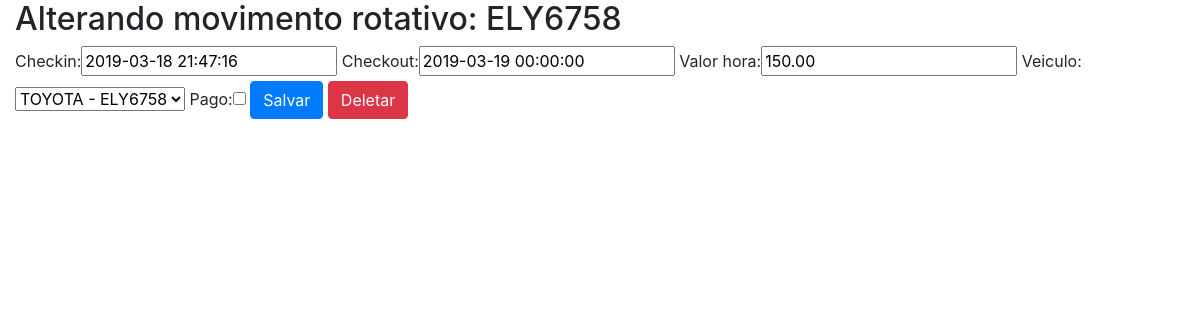
The page /sistema/mov-rot-update/4/ (signed in) on the database its author committed.
### core/models.py (models this page shows, shortened)
class MovRotativo(models.Model):
    checkin = models.DateTimeField(auto_now=False)
    checkout = models.DateTimeField(auto_now=False, blank=True, null=True)
    valor_hora = models.DecimalField(max_digits=5, decimal_places=2)
    veiculo = models.ForeignKey(Veiculo, models.CASCADE)
    pago = models.BooleanField(default=False)
    def __str__(self):
        return self.veiculo.placa

class Veiculo(models.Model):
    marca = models.ForeignKey(Marca, on_delete=models.CASCADE)
    placa = models.CharField(max_length=7)
    proprietario = models.ForeignKey(Pessoa, on_delete=models.CASCADE)
    cor = models.CharField(max_length=15)
    observacoes = models.TextField()
    def __str__(self):
        return self.marca.nome + ' - ' + self.placa

### core/views.py (the view)
# urls.py: re_path(r'^mov-rot-update/(?P<id>\d+)/$', mov_rotativos_update, name='core_mov_rotativos_update'),
@login_required
def mov_rotativos_update(request, id):
    data = {}
    mov_rotativo = MovRotativo.objects.get(id=id)
    form = MovRotativoForm(request.POST or None, instance=mov_rotativo)
    data['mov_rotativo'] = mov_rotativo
    data['form'] = form
    if request.method == 'POST':
        if form.is_valid():
            form.save()
            return redirect('core_lista_mov_rotativos')
    else:
        return render(request, 'core/update_mov_rotativo.html', data)

### core/forms.py
class MovRotativoForm(ModelForm):
    class Meta:
        model = MovRotativo
        fields = '__all__'

### core/templates/core/update_mov_rotativo.html (shortened to what this page needs)
{% extends 'base.html'%}
{% load bootstrap %}
{% block main %}
<class class="row">
    <class class="col">
        <h2>Alterando movimento rotativo: {{ mov_rotativo }}</h2>
        <form action="{% url 'core_mov_rotativos_update' mov_rotativo.id %}" method="POST">
            {{ form|bootstrap }}
            <button type="submit" class="btn btn-primary">Salvar</button>
            <a href="{% url 'core_mov_rotativos_delete' mov_rotativo.id %}" class="btn btn-danger">Deletar</a>
        </form>
    </class>
</class>
{% endblock %}

### rows shown on the page
MovRotativo: veiculo.placa "ELY6758", checkin "2019-03-18 21:47:16", checkout "2019-03-19 00:00:00", valor_hora "150.00", veiculo "TOYOTA - ELY6758"
